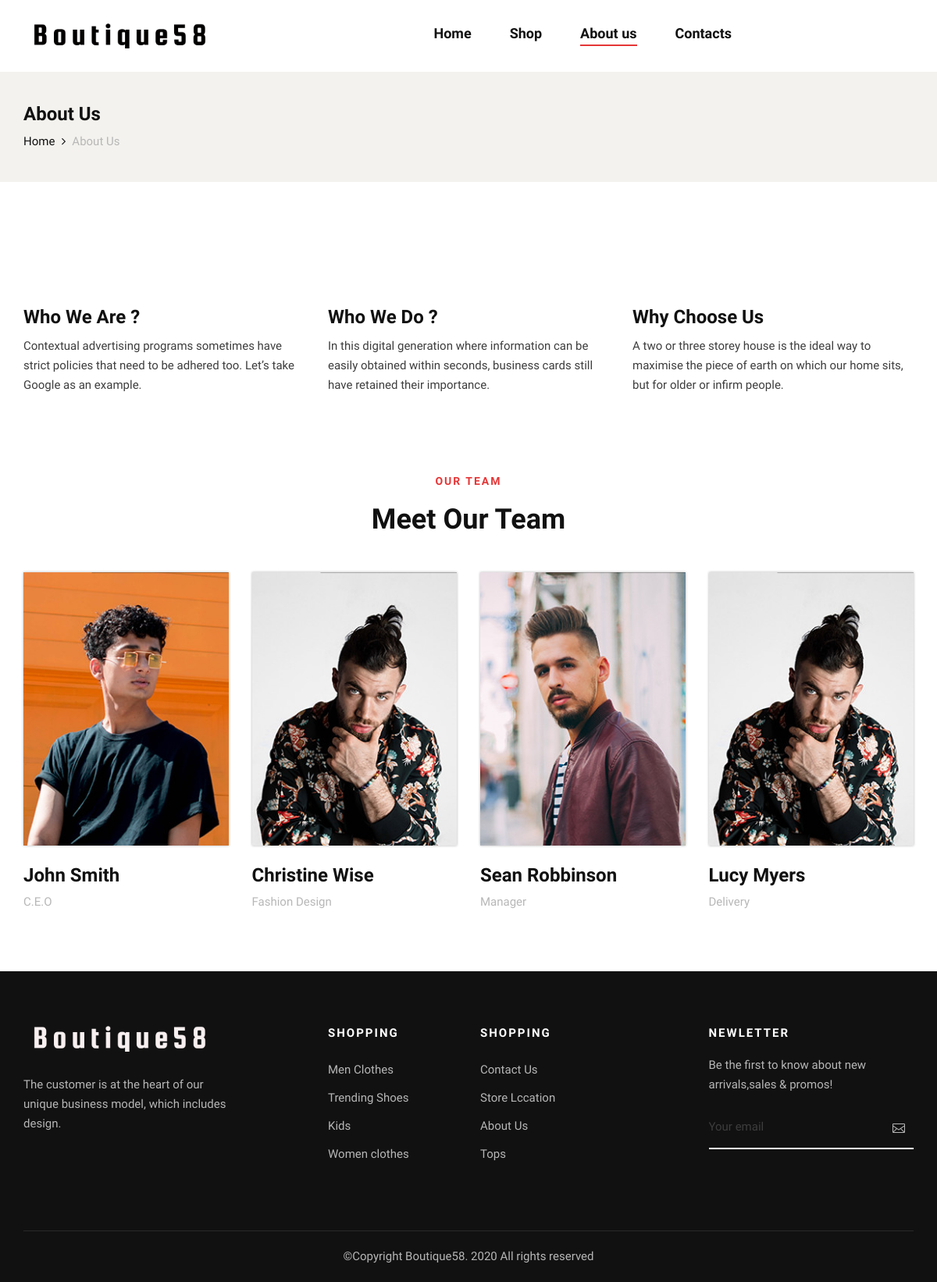
/about, run on the app's committed database.
### store/models.py (models this page shows)
class Team(models.Model):
    first_name = models.CharField(max_length=50)
    second_name= models.CharField(max_length=50)
    position=models.CharField(max_length=50)
    image = models.ImageField(upload_to='images/',default="none")

### store/views.py (the view)
# urls.py: path("about", views.about, name="about"),
def about(request):
	return render(request, 'store/about.html',{"team":Team.objects.all()})

### store/templates/store/about.html (shortened to what this page needs)
{% extends "store/layout.html" %}
{% load static %}
{% block body %}
    <section class="breadcrumb-option">
        <div class="container">
            <div class="row">
                <div class="col-lg-12">
                    <div class="breadcrumb__text">
                        <h4>About Us</h4>
                        <div class="breadcrumb__links">
                            <a href="{% url 'index'%}">Home</a>
                            <span>About Us</span>
                        </div>
                    </div>
                </div>
            </div>
        </div>
    </section>
    <section class="about spad">
        <div class="container">
            <div class="row">
                <div class="col-lg-12">
                    <div class="about__pic">
                    </div>
                </div>
            </div>
            <div class="row">
                <div class="col-lg-4 col-md-4 col-sm-6">
                    <div class="about__item">
                        <h4>Who We Are ?</h4>
                        <p>Contextual advertising programs sometimes have strict policies that need to be adhered too.
                        Let’s take Google as an example.</p>
                    </div>
                </div>
                <div class="col-lg-4 col-md-4 col-sm-6">
                    <div class="about__item">
                        <h4>Who We Do ?</h4>
                        <p>In this digital generation where information can be easily obtained within seconds, business
                        cards still have retained their importance.</p>
                    </div>
                </div>
                <div class="col-lg-4 col-md-4 col-sm-6">
                    <div class="about__item">
                        <h4>Why Choose Us</h4>
                        <p>A two or three storey house is the ideal way to maximise the piece of earth on which our home
                        sits, but for older or infirm people.</p>
                    </div>
                </div>
            </div>
        </div>
    </section>
            <div class="container">
                <div class="section-title">
                    <span>Our Team</span>
                    <h2>Meet Our Team</h2>
                </div>
                <div class="row mt-40">
                    {%for person in team%}
                    <div class="col-lg-3 col-md-6 col-sm-6">
                        <div class="box1">
                            <img src="{{person.image.url}}" alt="">
                        </div>
                        <br>
                        <div class="team__item">
                        <h4>{{person.first_name}} {{person.second_name}}  </h4>
                        <span>{{person.position}}</span>
                        </div>
                    </div>
                    {%endfor%}
                </div>
            </div>
            <br>
            <br>
{%endblock%}

### store/static/css/style.css (style rules this page uses)
.categories html, body { height: 100%; font-family: "Nunito Sans", sans-serif; -webkit-font-smoothing: antialiased; }
h1, h2, h3, h4, h5, h6 { margin: 0; color: #111111; font-weight: 400; font-family: "Nunito Sans", sans-serif; }
h2 { font-size: 36px; }
h4 { font-size: 24px; }
p { font-size: 15px; font-family: "Nunito Sans", sans-serif; color: #3d3d3d; font-weight: 400; line-height: 25px; margin: 0 0 15px 0; }
img { max-width: 100%; }
.section-title { margin-bottom: 45px; text-align: center; }
.section-title span { color: #e53637; font-size: 14px; font-weight: 700; text-transform: uppercase; letter-spacing: 2px; margin-bottom: 15px; display: block; }
.section-title h2 { color: #111111; font-weight: 700; line-height: 46px; }
.spad { padding-top: 100px; padding-bottom: 100px; }
.breadcrumb-option { background: #f3f2ee; padding: 40px 0; }
.breadcrumb__text h4 { color: #111111; font-weight: 700; margin-bottom: 8px; }
.breadcrumb__links a { font-size: 15px; color: #111111; margin-right: 18px; display: inline-block; position: relative; }
.breadcrumb__links a:after { position: absolute; right: -14px; top: 0; content: ""; font-family: "FontAwesome"; }
.breadcrumb__links span { font-size: 15px; color: #b7b7b7; display: inline-block; }
.about { padding-bottom: 70px; }
.about__pic { margin-bottom: 35px; }
.about__item { margin-bottom: 30px; }
.about__item h4 { color: #111111; font-weight: 700; margin-bottom: 10px; }
.about__item p { margin-bottom: 0; }
.team__item { margin-bottom: 30px; }
.team__item h4 { color: #111111; font-weight: 700; margin-bottom: 8px; }
.team__item span { font-size: 15px; display: block; color: #b7b7b7; }
@media only screen and (min-width: 1200px) { .container { max-width: 1170px; } }
.box1 img,.box1:after,.box1:before { width:100%;transition:all .3s ease 0s }
.box10:after,.box10:before,.box1:after,.box1:before,.box2 .inner-content:after,.box3:after,.box3:before,.box4:before,.box5:after,.box5:before,.box6:after,.box7:after,.box7:before { content:"" }
.box1,.box11,.box12,.box13,.box14,.box16,.box17,.box18,.box2,.box20,.box21,.box3,.box4,.box5,.box5 .icon li a,.box6,.box7,.box8 { overflow:hidden }
.mt-40 { margin-top:40px }
.box1 { box-shadow:0 0 3px rgba(0,0,0,.3);position:relative }
.box1:after,.box1:before { height:50%;background:rgba(0,0,0,.5);position:absolute;top:0;left:0;z-index:1;transform-origin:100% 0;transform:rotateZ(90deg) }
.box1:after { top:auto;bottom:0;transform-origin:0 100% }
.box1 img { height:auto;transform:scale(1) rotate(0) }

### data on the page
Team: image (picture), first_name "John", second_name "Smith", position "C.E.O"
Team: image (picture), first_name "Christine", second_name "Wise", position "Fashion Design"
Team: image (picture), first_name "Sean", second_name "Robbinson", position "Manager"
Team: image (picture), first_name "Lucy", second_name "Myers", position "Delivery"
